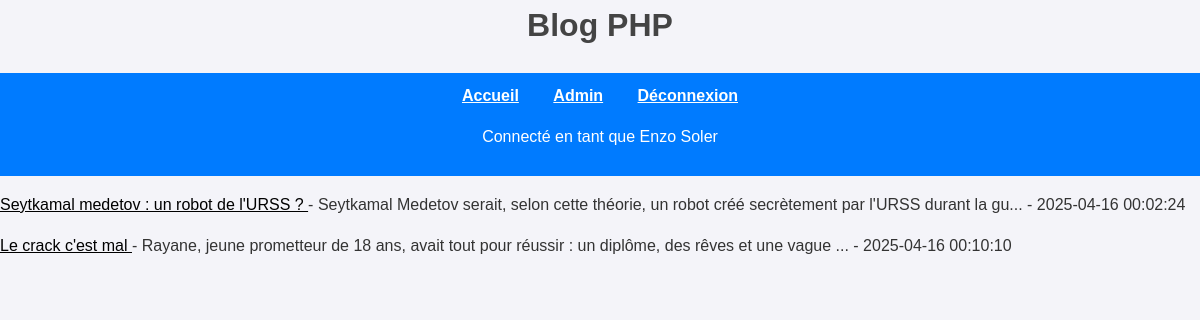
The app's page / (signed in) with its own data.
### tables this page shows
CREATE TABLE `posts` (
  `id` int(11) NOT NULL,
  `titre` varchar(255) NOT NULL,
  `contenu` text NOT NULL,
  `date_creation` datetime DEFAULT CURRENT_TIMESTAMP,
  `auteur_id` int(11) DEFAULT NULL,
  `categorie_id` int(11) DEFAULT NULL
);

### index.php (the view)
<html>
    <head>
        <link rel="stylesheet" type="text/css" href="style.css">
    </head>
    <body>
        <?php
            include("include/header.php");
            include("include/basedonnee.php");
            $sql = "SELECT *
                    FROM posts";
            $query = $pdo->query($sql);
            $results = $query->fetchAll(PDO::FETCH_ASSOC);
            foreach ($results as $row)
            {
                ?>
                <p>
                    <a href="post.php?id=<?php echo $row["id"] ?>">
                        <?php echo $row["titre"]; ?>
                    </a>
                    - <?php echo substr($row["contenu"], 0, 100); ?>...
                    - <?php echo $row["date_creation"]; ?>
                </p>
                <?php
            }
        ?>
    </body>
</html>

### style.css (style rules this page uses)
body { font-family: Arial, sans-serif; background-color: #f4f4f9; margin: 0; padding: 0; color: #333; line-height: 1.6; }
a { text-decoration: underline; color: black; }

### records on screen
posts: titre "Seytkamal medetov : un robot de l'URSS ?", contenu "Seytkamal Medetov serait, selon cette théorie, un robot créé secrètement par l'URSS durant la gu", date_creation "2025-04-16 00:02:24"
posts: titre "Le crack c'est mal", contenu "Rayane, jeune prometteur de 18 ans, avait tout pour réussir : un diplôme, des rêves et une vague", date_creation "2025-04-16 00:10:10"

### other values on screen
$_SESSION["admin_prenom"] "Enzo"
$_SESSION["admin_nom"] "Soler"
